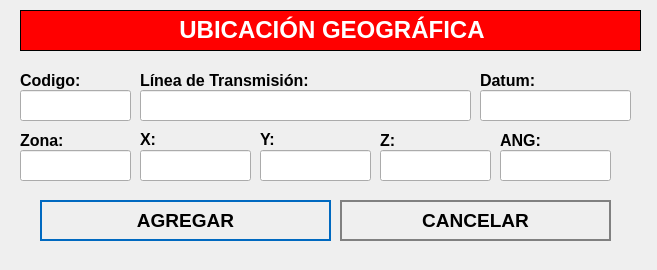
<?xml version="1.0" encoding="UTF-8"?>
<ui version="4.0">
 <class>NewBook</class>
 <widget class="QWidget" name="NewBook">
  <property name="geometry">
   <rect>
    <x>0</x>
    <y>0</y>
    <width>657</width>
    <height>270</height>
   </rect>
  </property>
  <property name="windowTitle">
   <string>Nuevo Registro</string>
  </property>
  <property name="styleSheet">
   <string notr="true">QPushButton
{	
	height: 2em;
 	border-style: solid;
	border-width: 2px;
 	border-color: grey;
	font-weight: bold;
}

QPushButton:hover
{
   	background-color:grey;
	color:white;
}</string>
  </property>
  <widget class="QLabel" name="label">
   <property name="geometry">
    <rect>
     <x>20</x>
     <y>10</y>
     <width>621</width>
     <height>41</height>
    </rect>
   </property>
   <property name="font">
    <font>
     <underline>false</underline>
    </font>
   </property>
   <property name="autoFillBackground">
    <bool>false</bool>
   </property>
   <property name="styleSheet">
    <string notr="true">background-color: red;</string>
   </property>
   <property name="frameShape">
    <enum>QFrame::Box</enum>
   </property>
   <property name="text">
    <string>&lt;html&gt;&lt;head/&gt;&lt;body&gt;&lt;p align=&quot;center&quot;&gt;&lt;span style=&quot; font-size:18pt; font-weight:600; color:#ffffff;&quot;&gt;UBICACIÓN GEOGRÁFICA&lt;/span&gt;&lt;/p&gt;&lt;/body&gt;&lt;/html&gt;</string>
   </property>
  </widget>
  <widget class="QLabel" name="label_autoriza">
   <property name="geometry">
    <rect>
     <x>20</x>
     <y>70</y>
     <width>101</width>
     <height>21</height>
    </rect>
   </property>
   <property name="text">
    <string>&lt;html&gt;&lt;head/&gt;&lt;body&gt;&lt;p&gt;&lt;span style=&quot; font-size:12pt; font-weight:600;&quot;&gt;Codigo:&lt;/span&gt;&lt;/p&gt;&lt;/body&gt;&lt;/html&gt;</string>
   </property>
  </widget>
  <widget class="QLineEdit" name="inputCodigo">
   <property name="geometry">
    <rect>
     <x>20</x>
     <y>90</y>
     <width>111</width>
     <height>31</height>
    </rect>
   </property>
   <property name="font">
    <font>
     <pointsize>12</pointsize>
    </font>
   </property>
  </widget>
  <widget class="QLineEdit" name="inputSubestacion">
   <property name="geometry">
    <rect>
     <x>140</x>
     <y>90</y>
     <width>331</width>
     <height>31</height>
    </rect>
   </property>
   <property name="font">
    <font>
     <pointsize>12</pointsize>
    </font>
   </property>
  </widget>
  <widget class="QPushButton" name="addButton">
   <property name="geometry">
    <rect>
     <x>40</x>
     <y>200</y>
     <width>291</width>
     <height>41</height>
    </rect>
   </property>
   <property name="font">
    <font>
     <pointsize>14</pointsize>
     <weight>75</weight>
     <bold>true</bold>
    </font>
   </property>
   <property name="cursor">
    <cursorShape>PointingHandCursor</cursorShape>
   </property>
   <property name="styleSheet">
    <string notr="true">QPushButton
{	
	height: 2em;
 	border-style: solid;
	border-width: 2px;
 	border-color: #0069c0;
	font-weight: bold;
}

QPushButton:hover
{
   	background-color:#0069c0;
	color:white;
}</string>
   </property>
   <property name="text">
    <string>AGREGAR</string>
   </property>
   <property name="icon">
    <iconset>
     <normaloff>../assets/icons/add-icon.png</normaloff>../assets/icons/add-icon.png</iconset>
   </property>
   <property name="iconSize">
    <size>
     <width>30</width>
     <height>30</height>
    </size>
   </property>
   <property name="autoDefault">
    <bool>true</bool>
   </property>
   <property name="default">
    <bool>true</bool>
   </property>
   <property name="flat">
    <bool>true</bool>
   </property>
  </widget>
  <widget class="QPushButton" name="cancelButton">
   <property name="geometry">
    <rect>
     <x>340</x>
     <y>200</y>
     <width>271</width>
     <height>41</height>
    </rect>
   </property>
   <property name="font">
    <font>
     <pointsize>14</pointsize>
     <weight>75</weight>
     <bold>true</bold>
    </font>
   </property>
   <property name="cursor">
    <cursorShape>PointingHandCursor</cursorShape>
   </property>
   <property name="styleSheet">
    <string notr="true">QPushButton
{	
	height: 2em;
 	border-style: solid;
	border-width: 2px;
 	border-color: grey;
	font-weight: bold;
}

QPushButton:hover
{
   	background-color:grey;
	color:white;
}</string>
   </property>
   <property name="text">
    <string>CANCELAR</string>
   </property>
   <property name="icon">
    <iconset>
     <normaloff>../assets/icons/cancel-icon.png</normaloff>../assets/icons/cancel-icon.png</iconset>
   </property>
   <property name="iconSize">
    <size>
     <width>30</width>
     <height>30</height>
    </size>
   </property>
   <property name="autoDefault">
    <bool>true</bool>
   </property>
   <property name="default">
    <bool>true</bool>
   </property>
   <property name="flat">
    <bool>true</bool>
   </property>
  </widget>
  <widget class="QLabel" name="label_aquienVisita">
   <property name="geometry">
    <rect>
     <x>140</x>
     <y>70</y>
     <width>191</width>
     <height>21</height>
    </rect>
   </property>
   <property name="text">
    <string>&lt;html&gt;&lt;head/&gt;&lt;body&gt;&lt;p&gt;&lt;span style=&quot; font-size:12pt; font-weight:600;&quot;&gt;Línea de Transmisión:&lt;/span&gt;&lt;/p&gt;&lt;/body&gt;&lt;/html&gt;</string>
   </property>
  </widget>
  <widget class="QLabel" name="label_horaIngreso">
   <property name="geometry">
    <rect>
     <x>140</x>
     <y>130</y>
     <width>71</width>
     <height>16</height>
    </rect>
   </property>
   <property name="text">
    <string>&lt;html&gt;&lt;head/&gt;&lt;body&gt;&lt;p&gt;&lt;span style=&quot; font-size:12pt; font-weight:600;&quot;&gt;X:&lt;/span&gt;&lt;/p&gt;&lt;/body&gt;&lt;/html&gt;</string>
   </property>
  </widget>
  <widget class="QLabel" name="label_horaSalida">
   <property name="geometry">
    <rect>
     <x>260</x>
     <y>130</y>
     <width>81</width>
     <height>16</height>
    </rect>
   </property>
   <property name="text">
    <string>&lt;html&gt;&lt;head/&gt;&lt;body&gt;&lt;p&gt;&lt;span style=&quot; font-size:12pt; font-weight:600;&quot;&gt;Y:&lt;/span&gt;&lt;/p&gt;&lt;/body&gt;&lt;/html&gt;</string>
   </property>
  </widget>
  <widget class="QLineEdit" name="inputX">
   <property name="geometry">
    <rect>
     <x>140</x>
     <y>150</y>
     <width>111</width>
     <height>31</height>
    </rect>
   </property>
   <property name="font">
    <font>
     <pointsize>12</pointsize>
    </font>
   </property>
  </widget>
  <widget class="QLineEdit" name="inputY">
   <property name="geometry">
    <rect>
     <x>260</x>
     <y>150</y>
     <width>111</width>
     <height>31</height>
    </rect>
   </property>
   <property name="font">
    <font>
     <pointsize>12</pointsize>
    </font>
   </property>
  </widget>
  <widget class="QLineEdit" name="inputCompensador">
   <property name="geometry">
    <rect>
     <x>480</x>
     <y>90</y>
     <width>151</width>
     <height>31</height>
    </rect>
   </property>
   <property name="font">
    <font>
     <pointsize>12</pointsize>
    </font>
   </property>
  </widget>
  <widget class="QLabel" name="label_motivoVisita_3">
   <property name="geometry">
    <rect>
     <x>480</x>
     <y>70</y>
     <width>161</width>
     <height>21</height>
    </rect>
   </property>
   <property name="text">
    <string>&lt;html&gt;&lt;head/&gt;&lt;body&gt;&lt;p&gt;&lt;span style=&quot; font-size:12pt; font-weight:600;&quot;&gt;Datum:&lt;/span&gt;&lt;/p&gt;&lt;/body&gt;&lt;/html&gt;</string>
   </property>
  </widget>
  <widget class="QLabel" name="label_motivoVisita_2">
   <property name="geometry">
    <rect>
     <x>380</x>
     <y>130</y>
     <width>101</width>
     <height>21</height>
    </rect>
   </property>
   <property name="text">
    <string>&lt;html&gt;&lt;head/&gt;&lt;body&gt;&lt;p&gt;&lt;span style=&quot; font-size:12pt; font-weight:600;&quot;&gt;Z:&lt;/span&gt;&lt;/p&gt;&lt;/body&gt;&lt;/html&gt;</string>
   </property>
  </widget>
  <widget class="QLineEdit" name="inputANG">
   <property name="geometry">
    <rect>
     <x>380</x>
     <y>150</y>
     <width>111</width>
     <height>31</height>
    </rect>
   </property>
   <property name="font">
    <font>
     <pointsize>12</pointsize>
    </font>
   </property>
  </widget>
  <widget class="QLineEdit" name="inputCompensador_2">
   <property name="geometry">
    <rect>
     <x>20</x>
     <y>150</y>
     <width>111</width>
     <height>31</height>
    </rect>
   </property>
   <property name="font">
    <font>
     <pointsize>12</pointsize>
    </font>
   </property>
  </widget>
  <widget class="QLabel" name="label_motivoVisita_4">
   <property name="geometry">
    <rect>
     <x>20</x>
     <y>130</y>
     <width>101</width>
     <height>21</height>
    </rect>
   </property>
   <property name="text">
    <string>&lt;html&gt;&lt;head/&gt;&lt;body&gt;&lt;p&gt;&lt;span style=&quot; font-size:12pt; font-weight:600;&quot;&gt;Zona:&lt;/span&gt;&lt;/p&gt;&lt;/body&gt;&lt;/html&gt;</string>
   </property>
  </widget>
  <widget class="QLineEdit" name="inputANG_2">
   <property name="geometry">
    <rect>
     <x>500</x>
     <y>150</y>
     <width>111</width>
     <height>31</height>
    </rect>
   </property>
   <property name="font">
    <font>
     <pointsize>12</pointsize>
    </font>
   </property>
  </widget>
  <widget class="QLabel" name="label_motivoVisita_5">
   <property name="geometry">
    <rect>
     <x>500</x>
     <y>130</y>
     <width>101</width>
     <height>21</height>
    </rect>
   </property>
   <property name="text">
    <string>&lt;html&gt;&lt;head/&gt;&lt;body&gt;&lt;p&gt;&lt;span style=&quot; font-size:12pt; font-weight:600;&quot;&gt;ANG:&lt;/span&gt;&lt;/p&gt;&lt;/body&gt;&lt;/html&gt;</string>
   </property>
  </widget>
 </widget>
 <tabstops>
  <tabstop>inputCodigo</tabstop>
  <tabstop>inputSubestacion</tabstop>
  <tabstop>addButton</tabstop>
  <tabstop>cancelButton</tabstop>
 </tabstops>
 <resources/>
 <connections/>
</ui>
